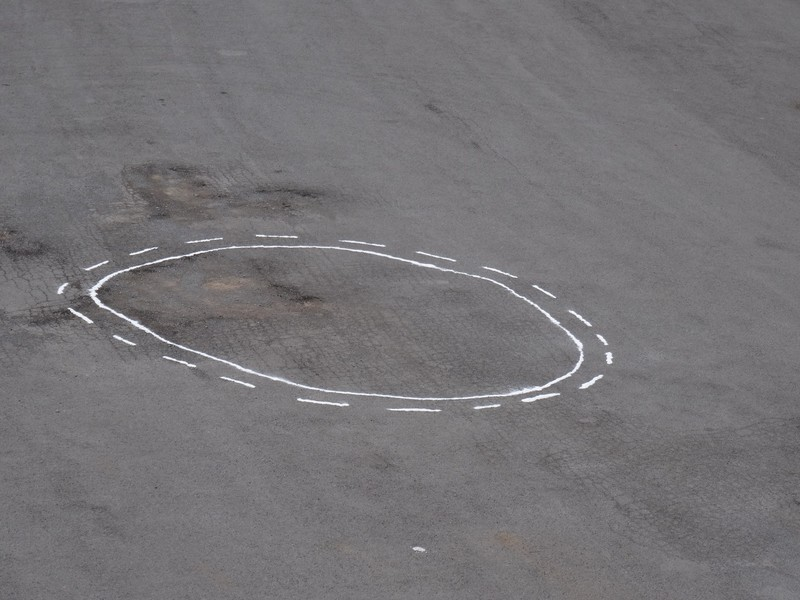
#> input picture data/t1.jpg, 800 x 600 px
$ python trapSegment.py   (older library calls are emulated)
#> lines starting #> are read from the running program, lines starting #| are printed output that depends on the picture; after the words box and inside, x2 and y2 are one past the last pixel; in counts of white or black regions, pixels touching at a corner belong together
"""
Clean and segment the autonomous trap image
"""

import numpy as np
import matplotlib.pyplot as plt
import imageio
from scipy import ndimage
from skimage import color
from skimage import filters
from skimage import measure

imFile = "../data/t1.jpg"
im = imageio.imread(imFile)
#> im is the input picture: shape (600, 800, 3); mean R, G, B 117.8, 115.8, 118.5
print("Original shape: ",im.shape,", dtype: ",im.dtype)
#| Original shape:  (600, 800, 3) , dtype:  uint8
im2 = color.rgb2gray(im)
print("Gray shape: ",im2.shape,", dtype: ",im2.dtype)
#| Gray shape:  (600, 800) , dtype:  float64

#optionally, add median before gauss
im3 = ndimage.median_filter(im2,3)
im3 = ndimage.gaussian_filter(im3, sigma=1.8)

#filters.try_all_threshold(im3)

im4 = im3 > filters.threshold_yen(im3)
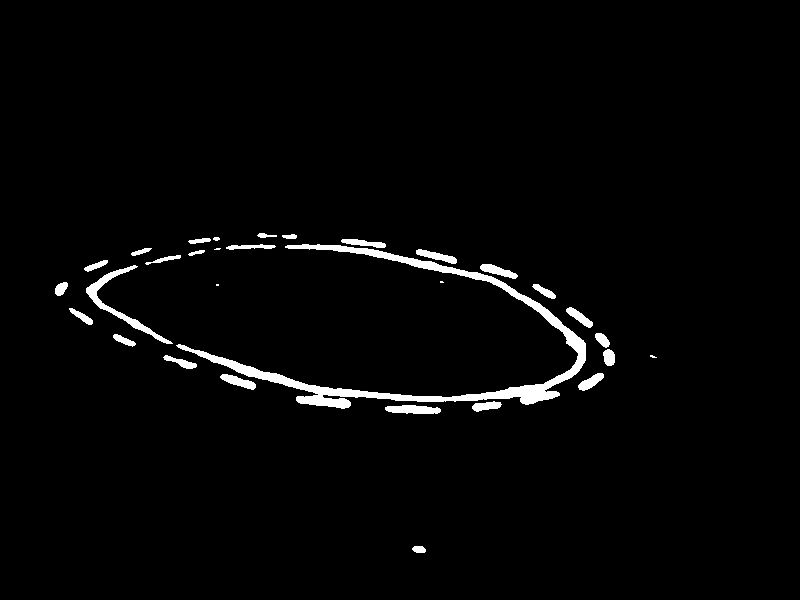
#> im4: shape (600, 800) bool; 2.3% white; 31 white regions (4 under 20 px), largest, box (x1, y1, x2, y2) and area: (176, 244, 586, 409) 6158, (86, 265, 173, 344) 884, (385, 405, 441, 414) 396

# Remove small white regions
open_img = ndimage.binary_opening(im4,structure=np.ones((3,3))).astype(np.int)
#> open_img: shape (600, 800) int64; values 0 (black) and 1 (white), 2.3% white; 28 white regions (2 under 20 px), largest, box (x1, y1, x2, y2) and area: (178, 244, 586, 409) 6147, (86, 265, 171, 344) 878, (385, 405, 441, 414) 392
# Remove small black hole
close_img = ndimage.binary_closing(open_img,structure=np.ones((3,3))).astype(np.int)
#> close_img: shape (600, 800) int64; values 0 (black) and 1 (white), 2.3% white; 25 white regions (2 under 20 px), largest, box (x1, y1, x2, y2) and area: (178, 239, 586, 412) 6664, (86, 265, 171, 344) 878, (385, 405, 441, 414) 393

c = measure.find_contours(close_img,.5)
#> c = 31 point arrays, longest 2023 points
print("Number of contours: ",len(c))
#| Number of contours:  31

f = plt.subplot(231)
plt.imshow(im)
f.set_title("Original\n")
plt.axis('off')
f = plt.subplot(232)
plt.imshow(im2, cmap=plt.cm.gray, interpolation='nearest')
f.set_title("Gray\n")
plt.axis('off')
f = plt.subplot(233)
plt.imshow(im3, cmap=plt.cm.gray, interpolation='nearest')
f.set_title("Gauss\n(+ Median)")
plt.axis('off')
f = plt.subplot(234)
plt.imshow(im4, cmap=plt.cm.gray, interpolation='nearest')
f.set_title("Threshold\n")
plt.axis('off')
f = plt.subplot(235)
plt.imshow(close_img, cmap=plt.cm.gray, interpolation='nearest')
f.set_title("Cleaned\n")
plt.axis('off')
f = plt.subplot(236)
plt.imshow(close_img, cmap=plt.cm.gray, interpolation='nearest')
plt.contour(close_img, [0.5], linewidths=2, colors='r')
f.set_title("Cleaned\n" + str(len(c)) + " contours")
plt.axis('off')


plt.subplots_adjust(wspace=0.02, hspace=0.3, top=.9, bottom=0.1, left=0, right=1)
plt.show()
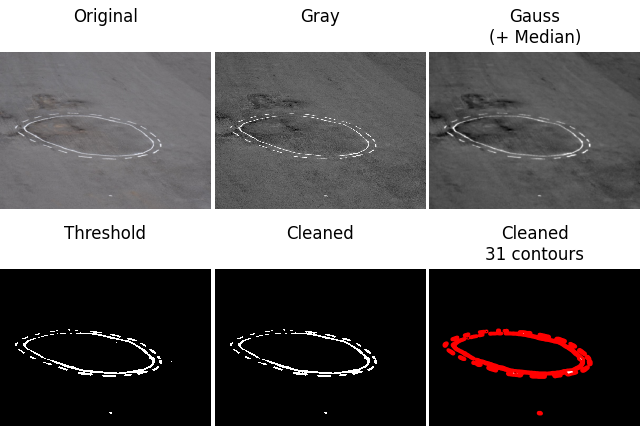
#> figure drawn by matplotlib, 6 panels

$ run again, with data/t3.jpg copied over data/t1.jpg
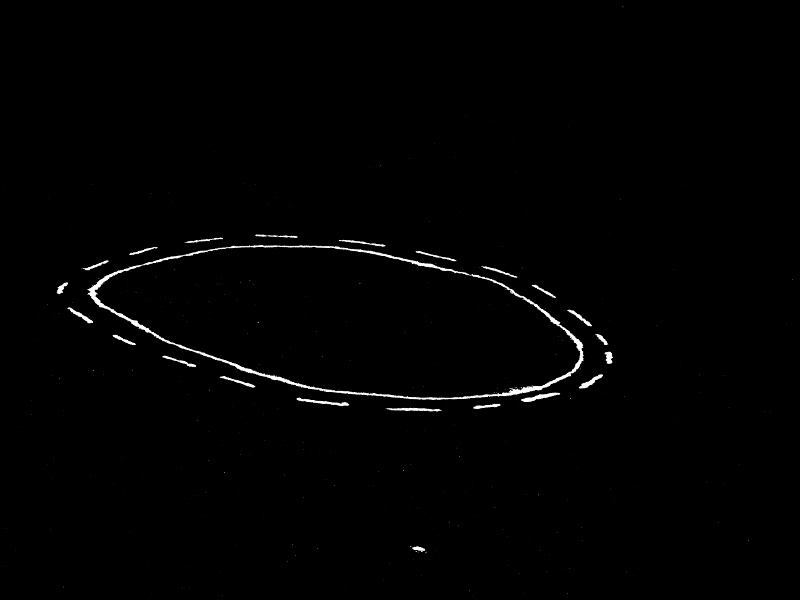
#> input picture data/t3.jpg, 800 x 600 px
#> im is the input picture: shape (600, 800, 3); min 0, max 255, mean 2.4
#| Original shape:  (600, 800, 3) , dtype:  uint8
#| Gray shape:  (600, 800) , dtype:  float64
#> `im4 = im3 > filters.threshold_yen(im3)`:
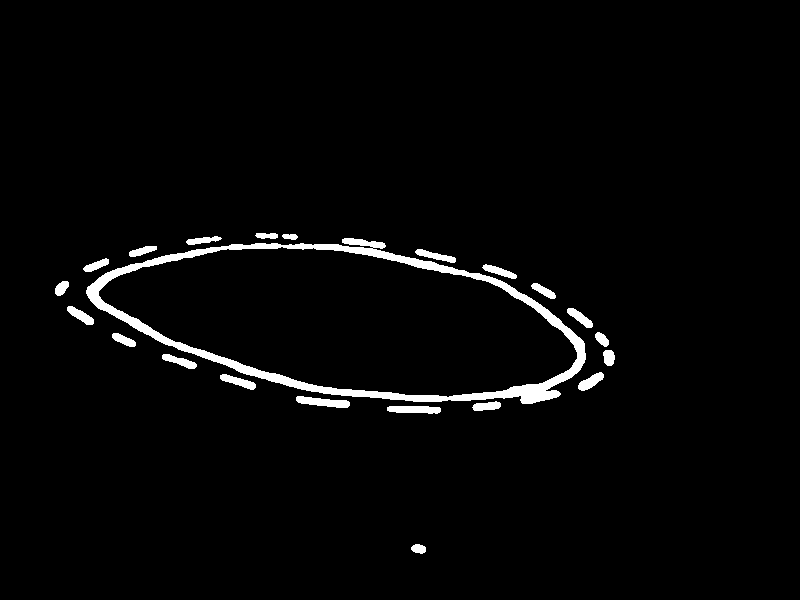
#> im4: shape (600, 800) bool; 2.6% white; 22 white regions, largest, box (x1, y1, x2, y2) and area: (86, 238, 586, 404) 8270, (296, 396, 350, 408) 394, (387, 406, 441, 414) 359
#> open_img: shape (600, 800) int64; values 0 (black) and 1 (white), 2.6% white; 22 white regions, largest, box (x1, y1, x2, y2) and area: (86, 238, 586, 404) 8256, (296, 396, 350, 408) 394, (387, 406, 441, 414) 359
#> close_img: shape (600, 800) int64; values 0 (black) and 1 (white), 2.6% white; 22 white regions, largest, box (x1, y1, x2, y2) and area: (86, 238, 586, 404) 8352, (296, 396, 350, 408) 394, (387, 406, 441, 414) 361
#> c = 23 point arrays, longest 1383 points
#| Number of contours:  23
